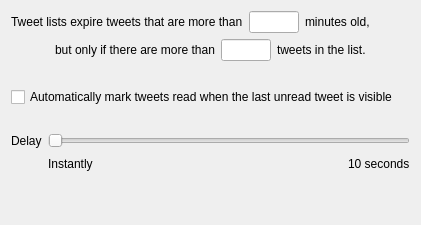
     <widget class="QWidget" name="tab_4">
      <attribute name="title">
       <string>Expiry and read</string>
      </attribute>
      <layout class="QVBoxLayout" name="verticalLayout_9">
       <item>
        <layout class="QHBoxLayout" name="horizontalLayout_5">
         <item>
          <widget class="QLabel" name="label_20">
           <property name="sizePolicy">
            <sizepolicy hsizetype="Maximum" vsizetype="Preferred">
             <horstretch>0</horstretch>
             <verstretch>0</verstretch>
            </sizepolicy>
           </property>
           <property name="text">
            <string>Tweet lists expire tweets that are more than</string>
           </property>
          </widget>
         </item>
         <item>
          <widget class="QLineEdit" name="tweetPruneAge">
           <property name="sizePolicy">
            <sizepolicy hsizetype="Minimum" vsizetype="Fixed">
             <horstretch>0</horstretch>
             <verstretch>0</verstretch>
            </sizepolicy>
           </property>
           <property name="maximumSize">
            <size>
             <width>50</width>
             <height>16777215</height>
            </size>
           </property>
           <property name="maxLength">
            <number>4</number>
           </property>
          </widget>
         </item>
         <item>
          <widget class="QLabel" name="label_19">
           <property name="sizePolicy">
            <sizepolicy hsizetype="Maximum" vsizetype="Preferred">
             <horstretch>0</horstretch>
             <verstretch>0</verstretch>
            </sizepolicy>
           </property>
           <property name="text">
            <string>minutes old,</string>
           </property>
          </widget>
         </item>
         <item>
          <spacer name="horizontalSpacer_4">
           <property name="orientation">
            <enum>Qt::Horizontal</enum>
           </property>
           <property name="sizeHint" stdset="0">
            <size>
             <width>40</width>
             <height>20</height>
            </size>
           </property>
          </spacer>
         </item>
        </layout>
       </item>
       <item>
        <layout class="QHBoxLayout" name="horizontalLayout_6">
         <property name="bottomMargin">
          <number>0</number>
         </property>
         <item>
          <spacer name="horizontalSpacer_3">
           <property name="orientation">
            <enum>Qt::Horizontal</enum>
           </property>
           <property name="sizeHint" stdset="0">
            <size>
             <width>40</width>
             <height>20</height>
            </size>
           </property>
          </spacer>
         </item>
         <item>
          <widget class="QLabel" name="label_22">
           <property name="sizePolicy">
            <sizepolicy hsizetype="Maximum" vsizetype="Preferred">
             <horstretch>0</horstretch>
             <verstretch>0</verstretch>
            </sizepolicy>
           </property>
           <property name="text">
            <string>but only if there are more than</string>
           </property>
          </widget>
         </item>
         <item>
          <widget class="QLineEdit" name="minTweets">
           <property name="sizePolicy">
            <sizepolicy hsizetype="Minimum" vsizetype="Fixed">
             <horstretch>0</horstretch>
             <verstretch>0</verstretch>
            </sizepolicy>
           </property>
           <property name="maximumSize">
            <size>
             <width>50</width>
             <height>16777215</height>
            </size>
           </property>
           <property name="maxLength">
            <number>6</number>
           </property>
          </widget>
         </item>
         <item>
          <widget class="QLabel" name="label_24">
           <property name="sizePolicy">
            <sizepolicy hsizetype="Maximum" vsizetype="Preferred">
             <horstretch>0</horstretch>
             <verstretch>0</verstretch>
            </sizepolicy>
           </property>
           <property name="text">
            <string>tweets in the list.</string>
           </property>
          </widget>
         </item>
         <item>
          <spacer name="horizontalSpacer_5">
           <property name="orientation">
            <enum>Qt::Horizontal</enum>
           </property>
           <property name="sizeHint" stdset="0">
            <size>
             <width>40</width>
             <height>20</height>
            </size>
           </property>
          </spacer>
         </item>
        </layout>
       </item>
       <item>
        <spacer name="verticalSpacer_3">
         <property name="orientation">
          <enum>Qt::Vertical</enum>
         </property>
         <property name="sizeType">
          <enum>QSizePolicy::Minimum</enum>
         </property>
         <property name="sizeHint" stdset="0">
          <size>
           <width>20</width>
           <height>10</height>
          </size>
         </property>
        </spacer>
       </item>
       <item>
        <layout class="QVBoxLayout" name="verticalLayout_17">
         <property name="topMargin">
          <number>10</number>
         </property>
         <item>
          <widget class="QCheckBox" name="autoread">
           <property name="text">
            <string>Automatically mark tweets read when the last unread tweet is visible</string>
           </property>
          </widget>
         </item>
         <item>
          <layout class="QFormLayout" name="formLayout_5">
           <property name="topMargin">
            <number>20</number>
           </property>
           <item row="0" column="0">
            <widget class="QLabel" name="label_36">
             <property name="text">
              <string>Delay</string>
             </property>
            </widget>
           </item>
           <item row="0" column="1">
            <widget class="QSlider" name="readtimeSlider">
             <property name="maximum">
              <number>10000</number>
             </property>
             <property name="orientation">
              <enum>Qt::Horizontal</enum>
             </property>
            </widget>
           </item>
           <item row="1" column="1">
            <layout class="QHBoxLayout" name="horizontalLayout_14">
             <item>
              <widget class="QLabel" name="label_38">
               <property name="text">
                <string>Instantly</string>
               </property>
              </widget>
             </item>
             <item>
              <spacer name="horizontalSpacer_7">
               <property name="orientation">
                <enum>Qt::Horizontal</enum>
               </property>
               <property name="sizeHint" stdset="0">
                <size>
                 <width>40</width>
                 <height>20</height>
                </size>
               </property>
              </spacer>
             </item>
             <item>
              <widget class="QLabel" name="label_37">
               <property name="text">
                <string>10 seconds</string>
               </property>
              </widget>
             </item>
            </layout>
           </item>
          </layout>
         </item>
        </layout>
       </item>
       <item>
        <spacer name="verticalSpacer_5">
         <property name="orientation">
          <enum>Qt::Vertical</enum>
         </property>
         <property name="sizeHint" stdset="0">
          <size>
           <width>20</width>
           <height>40</height>
          </size>
         </property>
        </spacer>
       </item>
      </layout>
     </widget>
